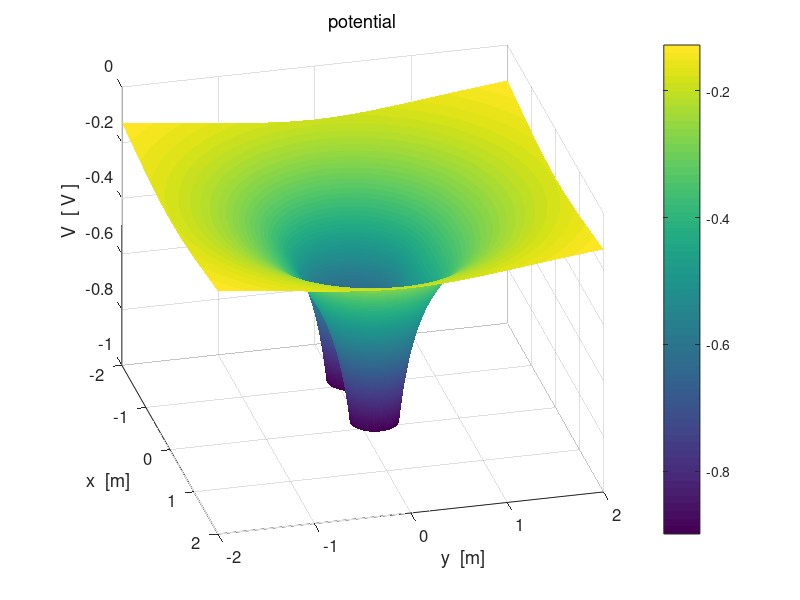

This figure's MATLAB source: (Note: this script raises an error after producing the figure.)
% cemVE03.m
% 25 April 2016
% Ian Cooper
% School of Physics, University of Sydney
% http://www.physics.usyd.edu.au/teach_res/mp/mphome.htm

% Potential and Electric Field in [2D] region
% 2 charges placesd along X axis
% Dipole / charges of the same charge / charges of different magnitudes
% For different charge distributions you need to modify the code for
     % figure 6 - need to adjust the starting postions of the streamlines
     % need more streamlines for the higer charge --> 
     % density of electric lines proportion to strength of electric field


clear all
close all
clc
tic



% INPUTS  ================================================================

% Number of grid point    [N = 1001]
   N = 1001;
   
% Charge  Q = [10, 0, 0, 0, 0] 
   Q = [-20, -20, 0, 0, 0] .* 1e-6;
   
% Radius of circular charged conductor;   
   a = 0.2;
   
% X & Y components of position of charges  [0, 0, 0, 0, 0]
   xC = [-0.5,  0.5,  0.5, -0.5, 0];
   yC = [ 0,    0,    0,    0,   0];

% 5 random charges   uncomment to run the program for 5 random charges
%   Q = (1 + 9 .* rand(5,1)) .* 1e-6;
%   xC = -2 + 4 .* rand(5,1); 
%   yC = -2 + 4 .* rand(5,1); 

% constants
   eps0 = 8.854e-12;
   kC = 1/(4*pi*eps0);
   
% Dimensions of region / saturation levels
%   [dimensions of region -2 to 2 / minR = 1e-6 / Esat = 1e6 / Vsat = 1e6]
   minX = -2;  
   maxX =  2;
   minY = -2;
   maxY =  2;
   minR = 1e-6;
   minRx = 1e-6;
   minRy = 1e-6;
   Vsat = kC * max(abs(Q)) / a;
   Esat = kC * max(abs(Q)) / a^2;
   
% SETUP  =================================================================
   
  % fields
    V = zeros(N,N);
    Ex = zeros(N,N); Ey = zeros(N,N);
  % [2D] region
    x  = linspace(minX,maxX,N);
    y = linspace(minY, maxY,N);
    
  % color of charged object  +  red   /   - black
    col1 = [1 0 0];
    col2 = [0 0 0];
    %if Q(1) < 0; col1 = [0 0 0]; end;
        
  % grid positions
    [xG, yG] = meshgrid(x,y);


% CALCULATION: POTENTIAL & ELECTRIC FIELD ================================

for n = 1 : 2
   Rx = xG - xC(n);
   Ry = yG - yC(n);
   
   index = find(abs(Rx)+ abs(Ry) == 0); 
   Rx(index) = minRx;  Ry(index) = minRy;
   
   R = sqrt(Rx.^2 + Ry.^2);
   R(R==0) = minR;
   V = V + kC .* Q(n) ./ (R);
   
   R3 = R.^3;
   Ex = Ex + kC .* Q(n) .* Rx ./ R3;
   Ey = Ey + kC .* Q(n) .* Ry ./ R3;
end

   if max(max(V)) >=  Vsat; V(V > Vsat)  = Vsat; end;
   if min(min(V)) <= -Vsat; V(V < -Vsat) = -Vsat; end;

   E = sqrt(Ex.^2 + Ey.^2);
   if max(max(E)) >=  Esat; E(E >  Esat)  =  Esat; end;
   if min(min(E)) <= -Esat; E(E < -Esat)  = -Esat; end;
   
   if max(max(Ex)) >=  Esat; Ex(Ex >  Esat)  =  Esat; end;
   if min(min(Ex)) <= -Esat; Ex(Ex < -Esat)  = -Esat; end;
   
   if max(max(Ey)) >=  Esat; Ey(Ey >  Esat)  =  Esat; end;
   if min(min(Ey)) <= -Esat; Ey(Ey < -Esat)  = -Esat; end;
   

% GRAPHICS ===============================================================

%%

figure(1)   % 11111111111111111111111111111111111111111111111111111111111
   set(gcf,'units','normalized','position',[0.01 0.52 0.23 0.32]);
   surf(xG,yG,V./1e6);
   
   xlabel('x  [m]'); ylabel('y  [m]'); zlabel('V  [ V ]');
   title('potential','fontweight','normal');
   
   rotate3d
   view(76,32);
   set(gca,'fontsize',12)
   set(gca,'xLim',[-2, 2]); set(gca,'yLim',[-2, 2]);
   
   shading interp;
   h = colorbar;
   h.Label.String = 'V   [ MV ]';
   colormap(parula);
   axis square
   box on

%%   
figure(2)   %2222222222222222222222222222222222222222222222222222222222222
   set(gcf,'units','normalized','position',[0.25 0.52 0.23 0.32]);
   zP = V./1e6;
   contourf(xG,yG,zP,16);
   %set(gca,'xLim',[-5,5]); set(gca,'yLim', [-5, 5]);
   %set(gca,'xTick',-5:5); set(gca,'yTick', -5:5);
   hold on
   
   % charged conductors 
      col = col1;
      if Q(1) < 0; col = col2; end;
      
      pos1 = [-a+xC(1), -a, 2*a, 2*a];
      h = rectangle('Position',pos1,'Curvature',[1,1]);
      set(h,'FaceColor',col,'EdgeColor',col);
      col = col1;
      if Q(2) < 0; col = col2; end;
      pos2 = [-a-xC(1), -a, 2*a, 2*a];
      h = rectangle('Position',pos2,'Curvature',[1,1]);
      set(h,'FaceColor',col,'EdgeColor',col);
   
   xlabel('x  [m]'); ylabel('y  [m]');
   title('potential','fontweight','normal');
      
   shading interp
   h = colorbar;
   h.Label.String = 'V   [ MV ]';
   colormap(parula);
   
   
   set(gca,'fontsize',12);
   axis square
   box on

%%

figure(3)   % 33333333333333333333333333333333333333333333333333333333333
   set(gcf,'units','normalized','position',[0.49 0.52 0.23 0.32]);
       c = 0; yStep = zeros(1,5);
       
      for n = ceil(N/2) : ceil(N/10): N
   %  for n = [1 11 21 31 41 51]
        xP = xG(n,:); yP = V(n,:)./1e6;
        plot(xP,yP,'linewidth',2);
        hold on
        c = c+1;
        yStep(c) = yG(n,1);
     end
     
       %tt = num2str(yStep,2);
       %tm1 = 'y  =  ';
       %tm2 = tt;
       %tm = [tm1 tm2];
       tm = 'Potential profiles for different y values';
       xlabel('x  [m]'); ylabel('V  [ MV ]');
       set(gca,'fontsize',12)  
       h_title = title(tm);
       set(h_title,'fontsize',12,'FontWeight','normal');
       %set(gca,'xTick',-5:5);
       tm1 = num2str(yStep(1),2);
       tm2 = num2str(yStep(2),2); tm3 = num2str(yStep(3),2);
       tm4 = num2str(yStep(4),2);  tm5 = num2str(yStep(5),2);
       %tm6 = num2str(yStep(6),3);
       h = legend(tm1,tm2,tm3,tm4,tm5,'Orientation','horizontal');
       set(h,'Location','northOutside');
      % 
%%
figure(4)   % 4444444444444444444444444444444444444444444444444444444444
     set(gcf,'units','normalized','position',[0.73 0.52 0.23 0.32]);
     
     c = 0; yStep = zeros(1,5);
     for n = ceil(N/2) : ceil(N/10): N
   %  for n = [1 11 21 31 41 51]
        xP = xG(n,:); yP = E(n,:)./1e6;
        plot(xP,yP,'linewidth',2);
        hold on
        c = c+1;
        yStep(c) = yG(n,1);
     end
     
    xlabel('x  [m]'); ylabel('| E |  [ MV/m ]');
    tm = '| E | profiles for different y values';
    h = title(tm);
    set(h,'fontsize',12,'FontWeight','normal');
       
    tm1 = num2str(yStep(1),2);
    tm2 = num2str(yStep(2),2); tm3 = num2str(yStep(3),2);
    tm4 = num2str(yStep(4),2);  tm5 = num2str(yStep(5),2);
    h = legend(tm1,tm2,tm3,tm4,tm5);
    set(h,'Orientation','horizontal','Location','northOutside'); 
       
    set(gca,'fontsize',12);
    box on;

%%    
figure(5)   % 5555555555555555555555555555555555555555555555555555555555
set(gcf,'units','normalized','position',[0.01 0.1 0.23 0.32]);
   surf(xG,yG,E./1e6);
   
   xlabel('x  [m]'); ylabel('y  [m]'); zlabel('E  [ V / m ]');
   title('electric field | E |','fontweight','normal');
   
  
   colorbar
   shading interp
   h =  colorbar;
   h.Label.String = '| E |   [ MV/m ]';
   rotate3d
   view(30,50);
   
   axis square
   set(gca,'fontsize',12) 
   box on
   
%%
figure(6)   % 66666666666666666666666666666666666666666666666666666666666
   set(gcf,'units','normalized','position',[0.25 0.1 0.23 0.32]);  
   contourf(xG,yG,V./1e6,12)
      
   xlabel('x  [m]'); ylabel('y  [m]');
   title('potential','fontweight','normal');
  
   hold on
     
   % Electric field lines
   %     need to reverse the direction of streamlines for neg charges
   Ns = abs(Q(2)/Q(1));       % ratio of charges
     % Charge 1 
      ang = pi/6  :pi/6 : 2*pi-pi/6;      % same charge
     % ang = 0:pi/6:2*pi;             % opposite charges        
      
      if Q(1) > 0;
          p3 = Ex; p4 = Ey;
      else 
          p3 = -Ex; p4 = -Ey;
          
      end
      sx = xC(1) + a .* cos(ang); sy = a .* sin(ang);
      %sx(sy==0) = sx(1); sy(sy==0) = sy(1);
      h = streamline(xG,yG,p3,p4,sx,sy);
      set(h,'linewidth',2,'color',[1 1 1]);
          
      % Charge 2 
      ang = pi/6 : pi/(6*Ns) : 2*pi-pi/6;   % unequal charges
      
      if Q(2) > 0;
          p3 = Ex; p4 = Ey;
      else 
          p3 = -Ex; p4 = -Ey;
      end
      
      sx = xC(2) - a .* cos(ang); sy = a .* sin(ang);
      h = streamline(xG,yG,p3,p4,sx,sy);
      set(h,'linewidth',2,'color',[1 1 1]);
      
      % charged conductors
      col = col1;
      if Q(1) < 0; col = col2; end;
      pos1 = [-a+xC(1), -a, 2*a, 2*a];
      h = rectangle('Position',pos1,'Curvature',[1,1]);
      set(h,'FaceColor',col,'EdgeColor',col);
      
      col = col1;
      if Q(2) < 0; col = col2; end;
      pos2 = [-a-xC(1), -a, 2*a, 2*a];
      h = rectangle('Position',pos2,'Curvature',[1,1]);
      set(h,'FaceColor',col,'EdgeColor',col); 
        
   shading interp
   h = colorbar;
   h.Label.String = 'V   [ MV ]';
   h = colormap('parula');
   beta = 0.5;
   brighten(h,beta);
      
   set(gca,'xLim',[minX,maxX]); set(gca,'yLim', [minY, maxY]);
  
   axis square;
   box on;
     
%%
figure(7)   % 7777777777777777777777777777777777777777777777777777777777
   set(gcf,'units','normalized','position',[0.49 0.1 0.23 0.32]);
   pcolor(xG,yG,E./1e6);
   
   xlabel('x  [m]'); ylabel('y  [m]');
   title('electric field | E | ','fontweight','normal');
   
   %set(gca,'xLim',[-5,5]); set(gca,'yLim', [-5, 5]);
   %set(gca,'xTick',-5:5); set(gca,'yTick', -5:5);
   
   shading interp
   h = colorbar;
   h.Label.String = '|E|   [ MV/m ]';
   
   axis square
   set(gca,'fontsize',12)
   box on   
   

 
%%       
figure(8)    % 8888888888888888888888888888888888888888888888888888888888
     set(gcf,'units','normalized','position',[0.73 0.1 0.23 0.32]); 
     hold on
     index1 = 51 : 50 : 951;
     index1 = [index1 500 502];
     index2 = index1;
          
     p1 = xG(index1, index2); p2 = yG(index1, index2);
     
     % scaling of electric field lines: unit length
        p3 = Ex(index1, index2)./(E(index1,index2));
        p4 = Ey(index1, index2)./(E(index1,index2));
     % no scaling of electric field lines
     %  p3 = Ex(index1, index2); p4 = Ey(index1, index2); 
     
     h = quiver(p1,p2,p3,p4,'autoscalefactor',0.8);
     set(h,'color',[0 0 1],'linewidth',1.2)
     
      hold on
      
      % charged conductors
      col = col1;
      if Q(1) < 0; col = col2; end;
      pos1 = [-a+xC(1), -a, 2*a, 2*a];
      h = rectangle('Position',pos1,'Curvature',[1,1]);
      set(h,'FaceColor',col,'EdgeColor',col);
      
      col = col1;
      if Q(2) < 0; col = col2; end;
      pos2 = [-a-xC(1), -a, 2*a, 2*a];
      h = rectangle('Position',pos2,'Curvature',[1,1]);
      set(h,'FaceColor',col,'EdgeColor',col);
     
     xlabel('x  [m]'); ylabel('y  [m]');
     title('direction of scaled E at grid points','fontweight','normal');
     
     set(gca,'xLim',[-2,2]); set(gca,'yLim', [-2, 2]);
     axis([-2 2 -2 2]);
     axis equal
     box on
 
     %%

     toc
     
   
